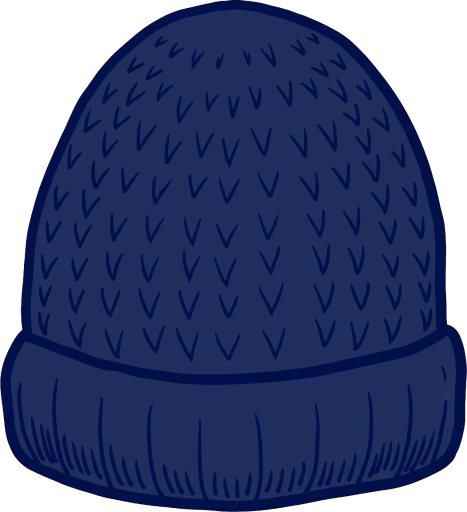
#> input picture tools/parts_keyed/prop_knitcap_a.png, 934 x 1024 px, given in place of arm_polo_umbrella_open.png, which was not available (shown at 1/2 size)
$ python analyze34.py
#> lines starting #> are read from the running program, lines starting #| are printed output that depends on the picture; after the words box and inside, x2 and y2 are one past the last pixel; in counts of white or black regions, pixels touching at a corner belong together
### tools/audit32/draw_canopy32.py
#!/usr/bin/env python3
"""v0.1.32: rebuild the open-umbrella composition in the three
umbrella arm layers (polo / cardigan / knitcoat), at the user's
decision (「傘の構図を作り直す（雨傘・日傘そろって頭の真上に）」).

What changes and what does not:
- The arm, sleeve and fist art is NOT touched: every pixel outside
  the erased canopy + shaft corridor stays byte-identical to the
  v0.1.31 assets (asserted below).
- The canopy and the shaft above the fist are redrawn
  programmatically (no generated art): the canopy is a dome whose
  apex sits over the head's centre (solved per layer against the
  mirror's placement math for every base the layer serves), the
  whole canopy fits inside the layer frame, and the shaft is one
  straight line from the apex to the point where the old shaft
  enters the fist (measured per layer), so the join is seamless.
- Each layer is re-canvassed wider (transparent padding) so the
  centred canopy has room; the Kotlin anchors are recomputed so
  every kept pixel lands on exactly the same composite position
  as before (see anchors32.txt / PersonFigure.kt).
"""
import math
import os

import numpy as np
from PIL import Image, ImageDraw

ROOT = os.path.expanduser("~/workspace/tenki-no-kotae")
RES = os.path.join(ROOT, "app/src/main/res/drawable-nodpi")
OUT = os.path.join(ROOT, "tools/audit32")

INK = (1, 23, 82)          # ribs / outline (sampled median)
CLOTH_A = (32, 44, 97)     # panel shade A (sampled median)
CLOTH_B = (36, 49, 103)    # panel shade B (a breath lighter)

SS = 3  # supersample for the new art

# per-layer plan (new-canvas coordinates)
PLAN = {
    "arm_polo_umbrella_open": dict(
        w2=720, off=0, ax=390, ay=55, hw=300, dome_h=280, sag=25,
        shaft_hint=490),
    "arm_cardigan_umbrella_open": dict(
        w2=746, off=80, ax=290, ay=55, hw=285, dome_h=280, sag=25,
        shaft_hint=340),
    "arm_knitcoat_umbrella_open": dict(
        w2=655, off=0, ax=353, ay=55, hw=280, dome_h=280, sag=25,
        shaft_hint=490),
}


# [31 lines left out: function canopy_bottom, not called in this run]


def shaft_join(a, hint):
    """Find where the old shaft enters the fist: scan down from
    y=680; the join is the first row where the alpha run holding
    the shaft grows past 34 px (the fist mass begins). Returns
    (join_y, shaft centre x at the join, shaft colour)."""
#> called with hint = 490
    al = a[:, :, 3] > 0
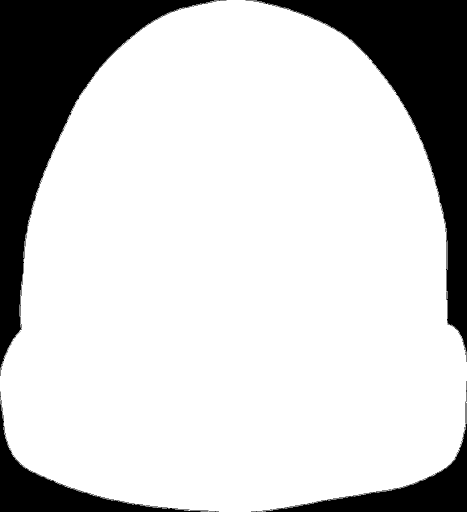
#> al: shape (1024, 934) bool (shown at 1/2 size); 79.5% white; 96 black regions (88 under 20 px), largest, box (x1, y1, x2, y2) and area: (0, 0, 453, 752) 85492, (491, 0, 934, 724) 74768, (502, 806, 934, 1024) 17802
    lum = 0.299 * a[:, :, 0] + 0.587 * a[:, :, 1] + 0.114 * a[:, :, 2]
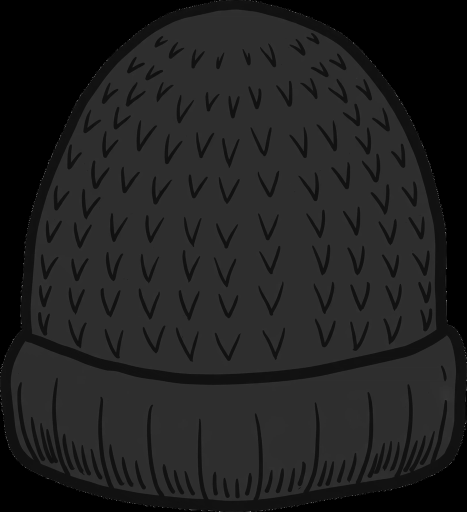
#> lum: shape (1024, 934) float64 (shown at 1/2 size); min 0, max 255, mean 32.2
    for y in range(680, 880):
        row = al[y]
        runs = []
        s = None
        for i, v in enumerate(row):
            if v and s is None:
                s = i
            elif not v and s is not None:
                runs.append((s, i - 1))
                s = None
        if s is not None:
            runs.append((s, len(row) - 1))
        for (x0, x1) in runs:
            if x0 - 6 <= hint <= x1 + 6:
                if x1 - x0 + 1 > 34:
                    jy = y - 6
                    dark = np.where(al[jy] & (lum[jy] < 120))[0]
                    dark = dark[(dark > hint - 30) & (dark < hint + 30)]
                    cx = float(dark.min() + dark.max()) / 2
                    col = np.median(a[jy, int(dark.min()):int(dark.max()) + 1]
                                    [lum[jy, int(dark.min()):int(dark.max()) + 1] < 120][:, :3], axis=0)
                    return jy, cx, tuple(int(round(c)) for c in col)
    raise RuntimeError("join not found")


# [181 lines left out: functions dome_points, draw_layer, not called in this run]


# [5 lines that do not run on import are left out]

### tools/mirror_v0133.py
#!/usr/bin/env python3
"""Exact Python mirror of PersonComposer (Kotlin) for the v0.1.33 audit (v0.1.33 wiring).

Draws from the shipped drawable-nodpi assets with the same boxes,
calibrations, rigs and anchors as PersonFigure.kt. Anchor/cal values
are read from ANCH below — keep them in sync with PersonAnchors /
PersonCanvas.topCal in the Kotlin source (the audit script prints any
drift it is told about via --check).

Geometry recap (Kotlin): the canvas rect is W x H px; the person
height ph = H / (1 + padTopRatio); the person stands at the bottom
(pt = H - ph). For canvas-family bases the body bbox is drawn at
(bl, pt, bw, ph); tops are laid into the same canvas frame with
topCal about their bbox center. The rank-5 portrait is drawn at
width ph * imgW/imgH, height ph, centered. Rigs are fractions of
the drawn body rect (bl, pt, bw, ph).
"""
import os
import sys

from PIL import Image, ImageDraw

RES = os.path.expanduser(
    "~/workspace/tenki-no-kotae/app/src/main/res/drawable-nodpi")

IMG = {}


# [4 lines left out: function img, not called in this run]

CANVAS_W, CANVAS_H = 1120.0, 2240.0

BOX = {
    "body_a": (0.1589, 0.0768, 0.8438, 0.9411),
    "body_b": (0.1580, 0.0763, 0.8446, 0.9397),
    "body_c": (0.1116, 0.0759, 0.8893, 0.9411),
    "top_tshirt": (0.1795, 0.3031, 0.8214, 0.6741),
    "top_shirt": (0.2420, 0.3125, 0.7580, 0.6263),
    "top_cardigan": (0.0839, 0.1911, 0.9170, 0.8004),
    "top_lightouter": (0.1411, 0.2741, 0.8625, 0.6920),
    "top_knitcoat": (0.1491, 0.2384, 0.8527, 0.7781),
    "top_down": (0.0598, 0.2487, 0.9411, 0.7098),
    "outfit_raincoat": (0.2348, 0.0759, 0.7670, 0.9420),
}
TOPCAL = {
    "top_tshirt": (0.64, 0.875, 0.0, 0.028),
    "top_shirt": (0.80, 0.80, 0.0, 0.014),
    "top_cardigan": (0.55, 0.45, 0.0, -0.003),
    "top_lightouter": (0.63, 0.625, 0.0, 0.000),
    "top_knitcoat": (0.67, 0.60, 0.0, 0.011),
    "top_down": (1.00, 0.575, 0.0, 0.005),
}
BODY_ART = {"BODY_A": "body_a", "BODY_B": "body_b", "BODY_C": "body_c",
            "RAINCOAT": "outfit_raincoat", "RANK5_PORTRAIT": "person_rank5",
            "RANK6_PORTRAIT": "person_rank6"}
PORTRAITS = ("RANK5_PORTRAIT", "RANK6_PORTRAIT")
TOP_ART = {"TSHIRT": "top_tshirt", "SHIRT": "top_shirt",
           "CARDIGAN": "top_cardigan", "LIGHT_OUTER": "top_lightouter",
           "KNIT_COAT": "top_knitcoat", "DOWN": "top_down"}
RIGS = {
    "BODY_A": (0.502, 0.180, 0.399, 0.248, 0.747, 0.754, 0.638, 0.241, 0.637, 0.360),
    "BODY_B": (0.480, 0.180, 0.337, 0.307, 0.689, 0.732, 0.630, 0.264, 0.630, 0.362),
    "BODY_C": (0.519, 0.180, 0.336, 0.330, 0.668, 0.893, 0.629, 0.106, 0.629, 0.316),
    "RANK5_PORTRAIT": (0.489, 0.180, 0.314, 0.306, 0.690, 0.756, 0.629, 0.242, 0.629, 0.365),
    "RANK6_PORTRAIT": (0.497, 0.180, 0.330, 0.323, 0.671, 0.80, 0.63, 0.20, 0.63, 0.328),
    "RAINCOAT": (0.507, 0.081, 0.336, 0.201, 0.743, 0.848, 0.629, 0.148, 0.629, 0.40),
}
# Measured feature lines (fractions of the body rect): the eye line
# and the mouth line of each base picture, from ink-cluster analysis
# of the shipped assets (v0.1.21). Sunglasses and the mask are placed
# from these, not from the skin-bbox fractions.
FEATURES = {
    "BODY_A": (0.216, 0.260), "BODY_B": (0.216, 0.260),
    "BODY_C": (0.216, 0.260), "RANK5_PORTRAIT": (0.217, 0.260),
    "RANK6_PORTRAIT": (0.216, 0.261), "RAINCOAT": (0.216, 0.260),
}
# anchors (mirror of PersonAnchors) — audit may override via ANCH_OVERRIDES
ANCH = {
    # *_W is the painted width over body width, *_BOTTOM the
    # painted bottom line, *_HS flattens the tall generated domes.
    "MASK_W": 1.02, "MASK_DROP": 0.020, "MASK_H": 0.068,
    "SUNG_W": 1.12,
    "MUFFLER_H": 0.27, "MUFFLER_TOP": 0.305,
    "TOWEL_H": 0.212, "TOWEL_TOP": 0.298,
    "MITTEN_H": 0.115, "MITTEN_HAND_AT": 0.42,
    "FOLD2_H": 0.30, "FOLD2_GRIP_X": 0.52, "FOLD2_GRIP_Y": 0.90,
    "UMB_WIDTH": 1.12, "UMB_TOP": 0.005, "UMB_SHAFT_X": 0.507,
    "UMB_SHAFT_W": 0.030,
    "PARASOL_W": 1.15, "PARASOL_TOP": -0.20, "PARASOL_SHAFT_X": 0.508,
    "PARASOL_SHAFT_W": 0.057,
    "UCHIWA_H": 0.20, "UCHIWA_GRIP_X": 0.502, "UCHIWA_GRIP_Y": 0.90,
    "UCHIWA_ROT": -60, "UCHIWA_DX": 0.04,
    "SWEAT_X1": 0.19, "SWEAT_X2": 0.83, "SWEAT_Y": 0.27, "SWEAT_R": 0.022,
    "SHIVER_X1": 0.045, "SHIVER_X2": 0.955, "SHIVER_TOP": 0.42,
    "SHIVER_STEP": 0.028, "SHIVER_AMP": 0.018, "SHIVER_W": 0.006,
}
ANCH_OVERRIDES = {}
# Painted box inside each hat asset (asset fractions, v0.1.23 —
# measured from the shipped PNGs' alpha). The cap asset carries
# wide transparent margins; the knit cap fills its frame.

# Cloth box inside the mask asset (asset fractions, v0.1.24 —
# measured from the shipped PNG: the white cloth component; the
# ear loops fill the rest of the width).
MASK_PAINT = (0.125, 0.027, 0.874, 0.973)

OUTFIT_FOR = {  # rank -> (base, top)
    0: ("BODY_B", "TSHIRT"), 1: ("BODY_A", "SHIRT"),
    2: ("BODY_A", "CARDIGAN"), 3: ("BODY_A", "LIGHT_OUTER"),
    4: ("BODY_A", "KNIT_COAT"), 5: ("RANK5_PORTRAIT", None),
    6: ("RANK6_PORTRAIT", None),
}


# Head layers (v0.1.25): face boxes / eye lines inside the layer
# assets, as in PersonAnchors (fractions of the layer image).
HEAD_FACE = {"CAP": (0.349, 0.556, 0.651, 0.848),
             "KNITCAP": (0.306, 0.551, 0.689, 0.845)}
# v0.1.28: per-base chin-based target face boxes (measured off the
# shipped base assets with the same detector as the layers').
HEAD_TARGET = {
    "BODY_A": (0.308, 0.180, 0.687, 0.288),
    "BODY_B": (0.307, 0.181, 0.688, 0.289),
    "BODY_C": (0.330, 0.180, 0.667, 0.288),
    "RANK5_PORTRAIT": (0.306, 0.181, 0.689, 0.289),
    "RANK6_PORTRAIT": (0.324, 0.181, 0.670, 0.279),
    "RAINCOAT": (0.251, 0.180, 0.740, 0.288),
}
HEAD_EYE_Y = {"BODY_A": 0.216, "BODY_B": 0.216, "BODY_C": 0.216,
              "RANK5_PORTRAIT": 0.217, "RANK6_PORTRAIT": 0.216,
              "RAINCOAT": 0.216}
HEAD_EYE = {"CAP": 0.654, "KNITCAP": 0.650}
HEAD_ART = {"CAP": "layer_head_cap", "KNITCAP": "layer_head_knitcap"}
# v0.1.27: the raincoat base's own variants, clipped to the hood
# opening (same canvas / face anchors as the standard layers).
HEAD_ART_RAIN = {"CAP": "layer_head_cap_rain",
                 "KNITCAP": "layer_head_knitcap_rain"}


def head_art(head, base):
    return HEAD_ART_RAIN[head] if base == "RAINCOAT" else HEAD_ART[head]


# [24 lines left out: functions body_aspect, head_layer_rect, not called in this run]


# ---- v0.1.26: arm layers + umbrella variants ----
# ARM mirrors PersonAnchors.armAnchor (grip, shaft, dw_frac,
# dh_frac, rot in PIL degrees); placement mirrors
# tools/sleeve_arms/preview_sleeve_arms.py, the source of truth.
ARM = {
    "arm_polo_umbrella_open":
        {"grip": (0.72164, 0.84), "shaft": 0.70860, "dw_frac": 1.38003, "dh_frac": 0.95, "rot": 0},
    "arm_polo_umbrella_folding":
        {"grip": (0.40, 0.40), "shaft": None, "dw_frac": None, "dh_frac": 0.70, "rot": 12},
    "arm_polo_parasol":
        {"grip": (0.72164, 0.84), "shaft": 0.70860, "dw_frac": 1.38003, "dh_frac": 0.95, "rot": 0},
    "arm_polo_uchiwa":
        {"grip": (0.235, 0.842), "shaft": None, "dw_frac": 0.690, "dh_frac": 0.351, "rot": 0},
    "arm_cardigan_umbrella_open":
        {"grip": (0.58555, 0.84), "shaft": 0.56458, "dw_frac": 1.43003, "dh_frac": 0.95, "rot": 0},
    "arm_cardigan_umbrella_folding":
        {"grip": (0.42, 0.40), "shaft": None, "dw_frac": None, "dh_frac": 0.70, "rot": 24},
    "arm_knitcoat_umbrella_open":
        {"grip": (0.75382, 0.85), "shaft": 0.73950, "dw_frac": 1.2576, "dh_frac": 0.95, "rot": 0},
    "arm_knitcoat_umbrella_folding":
        {"grip": (0.42, 0.40), "shaft": None, "dw_frac": None, "dh_frac": 0.70, "rot": 24},
    # v0.1.33: the parasols take their rain layers' anchors verbatim.
    "arm_cardigan_parasol":
        {"grip": (0.58555, 0.84), "shaft": 0.56458, "dw_frac": 1.43003, "dh_frac": 0.95, "rot": 0},
    "arm_knitcoat_parasol":
        {"grip": (0.75382, 0.85), "shaft": 0.73950, "dw_frac": 1.2576, "dh_frac": 0.95, "rot": 0},
}
ARM_ART = {  # (top, held) -> drawable name (PersonAnchors.armArt)
    ("TSHIRT", "OPEN"): "arm_polo_umbrella_open",
    ("SHIRT", "OPEN"): "arm_polo_umbrella_open",
    ("TSHIRT", "FOLDED"): "arm_polo_umbrella_folding",
    ("SHIRT", "FOLDED"): "arm_polo_umbrella_folding",
    ("TSHIRT", "PARASOL"): "arm_polo_parasol",
    ("SHIRT", "PARASOL"): "arm_polo_parasol",
    ("CARDIGAN", "OPEN"): "arm_cardigan_umbrella_open",
    ("LIGHT_OUTER", "OPEN"): "arm_cardigan_umbrella_open",
    ("CARDIGAN", "FOLDED"): "arm_cardigan_umbrella_folding",
    ("LIGHT_OUTER", "FOLDED"): "arm_cardigan_umbrella_folding",
    ("KNIT_COAT", "OPEN"): "arm_knitcoat_umbrella_open",
    ("KNIT_COAT", "FOLDED"): "arm_knitcoat_umbrella_folding",
    ("CARDIGAN", "PARASOL"): "arm_cardigan_parasol",
    ("LIGHT_OUTER", "PARASOL"): "arm_cardigan_parasol",
    ("KNIT_COAT", "PARASOL"): "arm_knitcoat_parasol",
}
# (base, top, held) -> (drawable, inner rect) (PersonAnchors.variant*)
VARIANT = {
    ("RANK5_PORTRAIT", None, "OPEN"): ("rank5_umbrella_open",
                                       (0.0039, 0.0818, 0.8056, 0.9999)),
    ("RANK5_PORTRAIT", None, "FOLDED"): ("rank5_umbrella_folding",
                                         (0.0002, -0.0011, 1.0002, 1.0000)),
    ("RANK6_PORTRAIT", None, "OPEN"): ("rank6_umbrella_open",
                                       (0.0037, 0.1361, 0.8830, 0.9999)),
    ("RANK6_PORTRAIT", None, "FOLDED"): ("rank6_umbrella_folding",
                                         (0.0016, -0.0023, 0.9756, 1.0000)),
    ("RAINCOAT", None, "OPEN"): ("raincoat_umbrella_open",
                                 (0.0624, 0.1690, 0.7201, 0.9998)),
    ("RAINCOAT", None, "FOLDED"): ("raincoat_umbrella_folding",
                                   (-0.0001, -0.0007, 0.8948, 1.0000)),
    # v0.1.33: parasol variants — repaints of the OPEN pictures,
    # so the OPEN inner rects verbatim.
    ("RANK5_PORTRAIT", None, "PARASOL"): ("rank5_umbrella_parasol",
                                          (0.0039, 0.0818, 0.8056, 0.9999)),
    ("RANK6_PORTRAIT", None, "PARASOL"): ("rank6_umbrella_parasol",
                                          (0.0037, 0.1361, 0.8830, 0.9999)),
    ("RAINCOAT", None, "PARASOL"): ("raincoat_umbrella_parasol",
                                    (0.0624, 0.1690, 0.7201, 0.9998)),
}


PATCH_FOR = {
    "BODY_B": ("patch_hand_b", (0.685, 0.575, 0.800, 0.670)),
    "BODY_A": ("patch_hand_a", (0.685, 0.575, 0.800, 0.680)),
}


def arm_art(top, held):
    return ARM_ART.get((top, held))


def variant_of(base, top, held):
    return VARIANT.get((base, top, held))


# [317 lines left out: functions arm_rect, arm_poke, variant_poke, pad_top_ratio, sky, paste and 3 more, not called in this run]


def render(spec, W=760, H=900):
    return draw(sky(W, H), spec, W, H).convert("RGB")

### tools/audit34/analyze34.py
#!/usr/bin/env python3
"""v0.1.34 analysis: per-picture landmarks for the rebuild —
arm layers: shaft join J + shaft colour (draw_canopy32's solver);
variants: hair/hood bbox (base picture through the inner rect),
face centre, fist blob, old canopy bbox, cloth/ink palette."""
import os
import sys

import numpy as np
from PIL import Image

ROOT = os.path.expanduser("~/workspace/tenki-no-kotae")
RES = os.path.join(ROOT, "app/src/main/res/drawable-nodpi")
sys.path.insert(0, os.path.join(ROOT, "tools"))
sys.path.insert(0, os.path.join(ROOT, "tools", "audit32"))
import mirror_v0133 as M  # noqa: E402
from draw_canopy32 import shaft_join  # noqa: E402


def load(name):
    return np.asarray(Image.open(os.path.join(RES, name + ".png"))
                      .convert("RGBA")).astype(int)


print("== arm layers ==")
for name, hint in (("arm_polo_umbrella_open", 490),
                   ("arm_cardigan_umbrella_open", 420),
                   ("arm_knitcoat_umbrella_open", 490)):
    a = load(name)
    jy, jx, col = shaft_join(a, hint)
#> jy = 674; jx = 490; col = (31, 45, 95)
    print(f"{name}: size {a.shape[1]}x{a.shape[0]} join J=({jx:.1f},{jy}) "
          f"shaft_col={col}")
#| arm_polo_umbrella_open: size 934x1024 join J=(490.0,674) shaft_col=(31, 45, 95)
#> pass 2 of the loop `for name, hint in (("arm_polo_umbrella_open", 490),`:
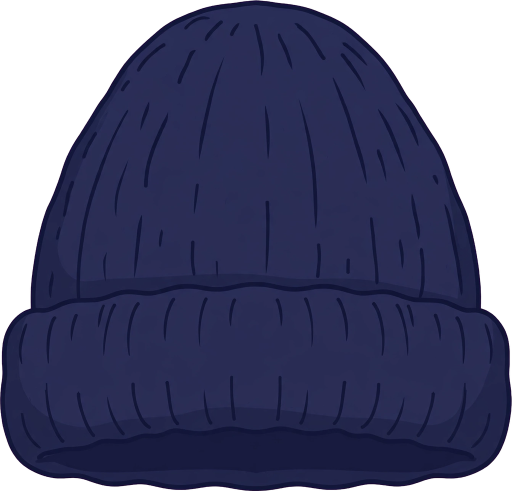
#> input picture tools/parts_keyed/prop_knitcap_b.png, 1024 x 982 px, given in place of arm_cardigan_umbrella_open.png, which was not available (shown at 1/2 size)
#> in shaft_join (call 2), `al = a[:, :, 3] > 0`:
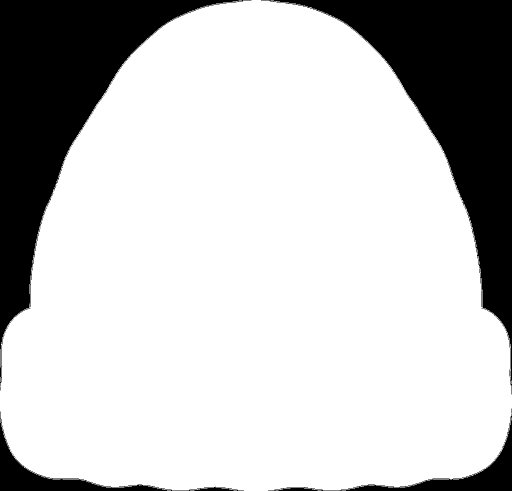
#> al: shape (982, 1024) bool (shown at 1/2 size); 77.5% white; 70 black regions (65 under 20 px), largest, box (x1, y1, x2, y2) and area: (522, 0, 1024, 789) 103870, (0, 0, 503, 772) 103453, (536, 827, 1024, 982) 9681, (0, 823, 488, 982) 9618, (963, 582, 964, 614) 32
#> in shaft_join (call 2), `lum = 0.299 * a[:, :, 0] + 0.587 * a[:, :, 1] + 0.114 * a[:, :, 2]`:
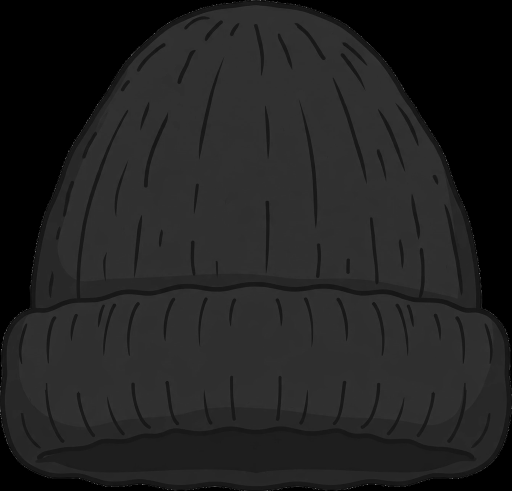
#> lum: shape (982, 1024) float64 (shown at 1/2 size); min 0, max 255, mean 33.7
#> jx = 420; col = (41, 44, 84)
#| arm_cardigan_umbrella_open: size 1024x982 join J=(420.0,674) shaft_col=(41, 44, 84)

print("== variants ==")
for base, vname in (("RANK5_PORTRAIT", "rank5_umbrella_open"),
                    ("RANK6_PORTRAIT", "rank6_umbrella_open"),
                    ("RAINCOAT", "raincoat_umbrella_open")):
    _, inner = M.variant_of(base, None, "OPEN")
    va = load(vname)
#> (the run stopped early here; a loop or call above may not have finished)
